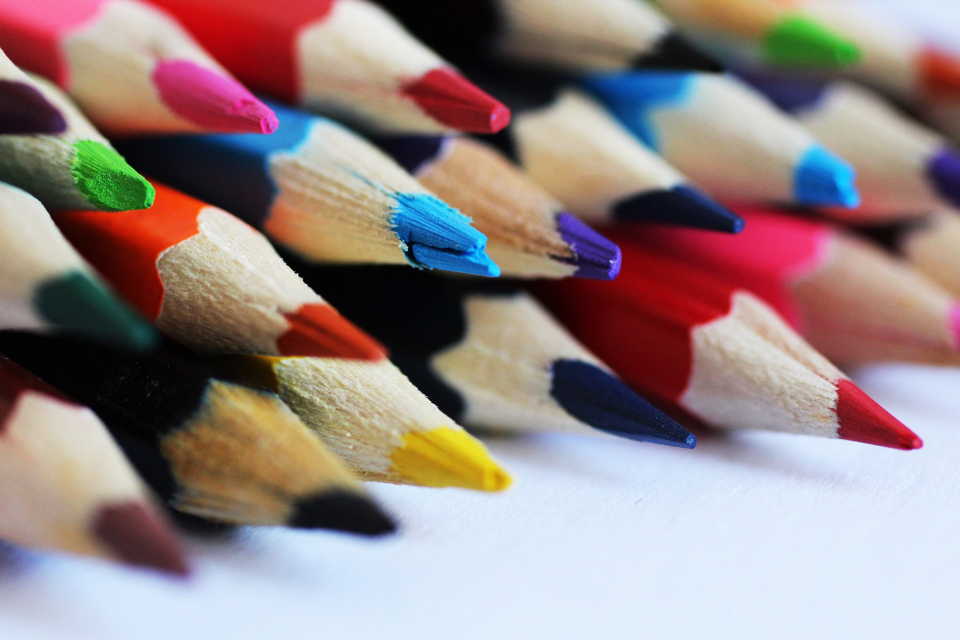
#> input picture example.jpg, 1920 x 1280 px (shown at 1/2 size)
$ python 'activity 1.py'
#> lines starting #> are read from the running program, lines starting #| are printed output that depends on the picture
import cv2
import matplotlib.pyplot as plt

image = cv2.imread('example.jpg')
#> image is the input picture: shape (1280, 1920, 3); mean B, G, R 132, 133, 149.9

image_rgb = cv2.cvtColor(image, cv2.COLOR_BGR2RGB)
plt.imshow(image_rgb)
plt.title("RGB image")
plt.show()

gray = cv2.cvtColor(image, cv2.COLOR_BGR2GRAY)
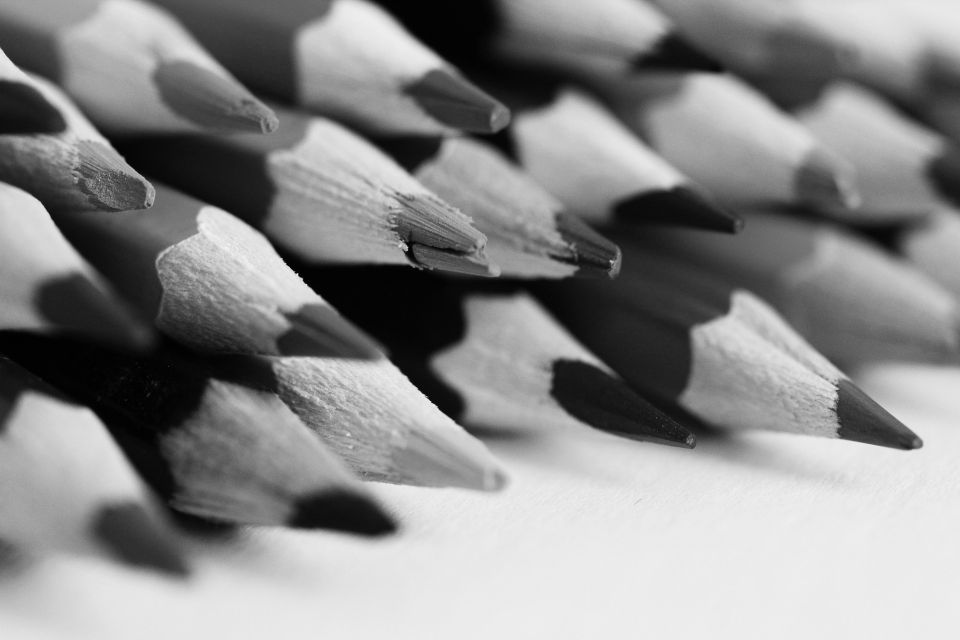
#> gray: shape (1280, 1920) (shown at 1/2 size); min 0, max 254, mean 137.9
plt.imshow(gray, cmap = 'gray')
plt.title("Grayscale image")
plt.show()

cropped_image = image[100:300, 20:400]
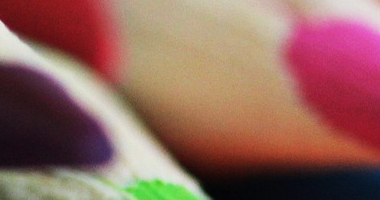
#> cropped_image: shape (200, 380, 3); mean B, G, R 92.8, 101.7, 145.8
cropped_rgb = cv2.cvtColor(cropped_image, cv2.COLOR_BGR2RGB)
plt.imshow(cropped_rgb)
plt.title("Cropped Region")
plt.show()
